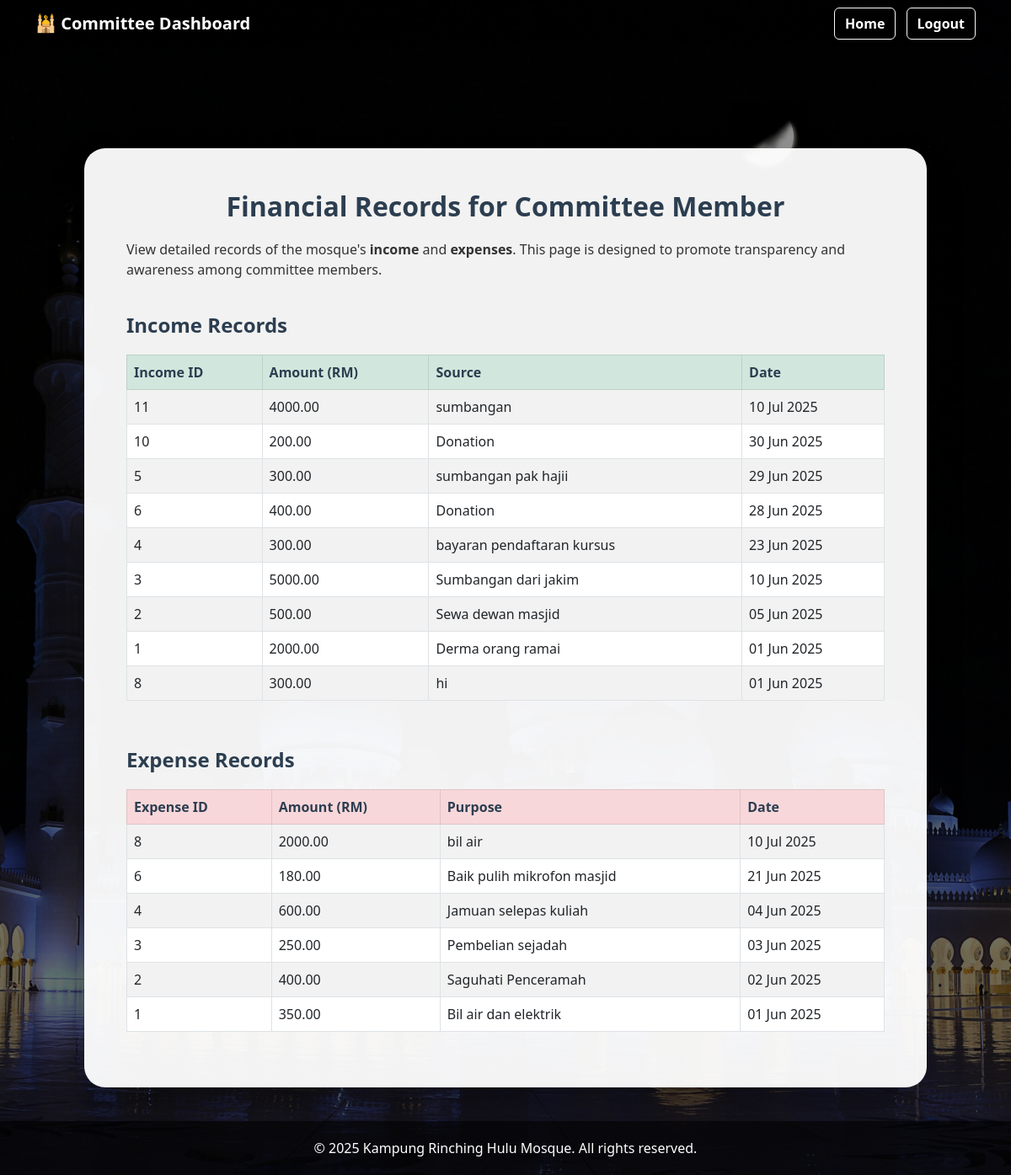
/homepage/financial-records/, run on the app's committed database.
### masjid/models.py (models this page shows)
class IncomeRecord(models.Model):
    incomeid = models.AutoField(primary_key=True)
    amount = models.DecimalField(max_digits=10, decimal_places=2)
    source = models.CharField(max_length=100)
    date = models.DateField()
    recordedby = models.ForeignKey(Admin, on_delete=models.SET_NULL, null=True)

class ExpenseRecord(models.Model):
    expenseid = models.AutoField(primary_key=True)
    amount = models.DecimalField(max_digits=10, decimal_places=2)
    purpose = models.CharField(max_length=100)
    date = models.DateField()
    recordedby = models.ForeignKey(Admin, on_delete=models.SET_NULL, null=True)

### masjid/views.py (the view)
# urls.py: path('financial-records/', views.view_financial_records, name='view_financial_records'),
def view_financial_records(request):
    income_records = IncomeRecord.objects.all().order_by('-date')
    expense_records = ExpenseRecord.objects.all().order_by('-date')
    total_income = income_records.aggregate(Sum('amount'))['amount__sum'] or 0
    total_expense = expense_records.aggregate(Sum('amount'))['amount__sum'] or 0
    balance = total_income - total_expense
    return render(request, 'view_financial_records.html', {
        'income_records': income_records,
        'expense_records': expense_records,
        'total_income': total_income,
        'total_expense': total_expense,
        'balance': balance,
    })

### masjid/templates/view_financial_records.html (shortened to what this page needs)
{% load static %}
<!DOCTYPE html>
<html lang="en">
<head>
    <link href="https://cdn.jsdelivr.net/npm/bootstrap@5.3.0/dist/css/bootstrap.min.css" rel="stylesheet">
</head>
<body>
<nav class="navbar navbar-expand-lg static-top">
    <div class="container">
        <a class="navbar-brand fw-bold" href="#">🕌 Committee Dashboard</a>
        <div>
            <a href="{% url 'mainpage' %}" class="btn btn-outline-light me-2">Home</a>
            <a href="{% url 'logout' %}" class="btn btn-outline-light">Logout</a>
        </div>
    </div>
</nav>
<main>
    <div class="records-container">
        <h2>Financial Records for Committee Member</h2>
        <p class="button-desc">View detailed records of the mosque's <strong>income</strong> and <strong>expenses</strong>. This page is designed to promote transparency and awareness among committee members.</p>
        <h4 class="section-title">Income Records</h4>
        {% if income_records %}
        <div class="table-responsive mb-4">
            <table class="table table-bordered table-striped">
                <thead class="table-success">
                    <tr>
                        <th>Income ID</th>
                        <th>Amount (RM)</th>
                        <th>Source</th>
                        <th>Date</th>
                    </tr>
                </thead>
                <tbody>
                    {% for income in income_records %}
                    <tr>
                        <td>{{ income.incomeid }}</td>
                        <td>{{ income.amount }}</td>
                        <td>{{ income.source }}</td>
                        <td>{{ income.date|date:"d M Y" }}</td>
                    </tr>
                    {% endfor %}
                </tbody>
            </table>
        </div>
        {% else %}
        <p class="text-dark">No income records available.</p>
        {% endif %}
        <h4 class="section-title">Expense Records</h4>
        {% if expense_records %}
        <div class="table-responsive">
            <table class="table table-bordered table-striped">
                <thead class="table-danger">
                    <tr>
                        <th>Expense ID</th>
                        <th>Amount (RM)</th>
                        <th>Purpose</th>
                        <th>Date</th>
                    </tr>
                </thead>
                <tbody>
                    {% for expense in expense_records %}
                    <tr>
                        <td>{{ expense.expenseid }}</td>
                        <td>{{ expense.amount }}</td>
                        <td>{{ expense.purpose }}</td>
                        <td>{{ expense.date|date:"d M Y" }}</td>
                    </tr>
                    {% endfor %}
                </tbody>
            </table>
        </div>
        {% else %}
        <p class="text-dark">No expense records available.</p>
        {% endif %}
    </div>
</main>
<footer>
    <div class="container">
        <p class="mb-0">© 2025 Kampung Rinching Hulu Mosque. All rights reserved.</p>
    </div>
</footer>
</body>
</html>

### data on the page
IncomeRecord: incomeid "11", amount "4000.00", source "sumbangan", date "10 Jul 2025"
IncomeRecord: incomeid "10", amount "200.00", source "Donation", date "30 Jun 2025"
IncomeRecord: incomeid "5", amount "300.00", source "sumbangan pak hajii", date "29 Jun 2025"
IncomeRecord: incomeid "6", amount "400.00", source "Donation", date "28 Jun 2025"
IncomeRecord: incomeid "4", amount "300.00", source "bayaran pendaftaran kursus", date "23 Jun 2025"
IncomeRecord: incomeid "3", amount "5000.00", source "Sumbangan dari jakim", date "10 Jun 2025"
IncomeRecord: incomeid "2", amount "500.00", source "Sewa dewan masjid", date "05 Jun 2025"
IncomeRecord: incomeid "1", amount "2000.00", source "Derma orang ramai", date "01 Jun 2025"
IncomeRecord: incomeid "8", amount "300.00", source "hi", date "01 Jun 2025"
ExpenseRecord: expenseid "8", amount "2000.00", purpose "bil air", date "10 Jul 2025"
ExpenseRecord: expenseid "6", amount "180.00", purpose "Baik pulih mikrofon masjid", date "21 Jun 2025"
ExpenseRecord: expenseid "4", amount "600.00", purpose "Jamuan selepas kuliah", date "04 Jun 2025"
ExpenseRecord: expenseid "3", amount "250.00", purpose "Pembelian sejadah", date "03 Jun 2025"
ExpenseRecord: expenseid "2", amount "400.00", purpose "Saguhati Penceramah", date "02 Jun 2025"
ExpenseRecord: expenseid "1", amount "350.00", purpose "Bil air dan elektrik", date "01 Jun 2025"
